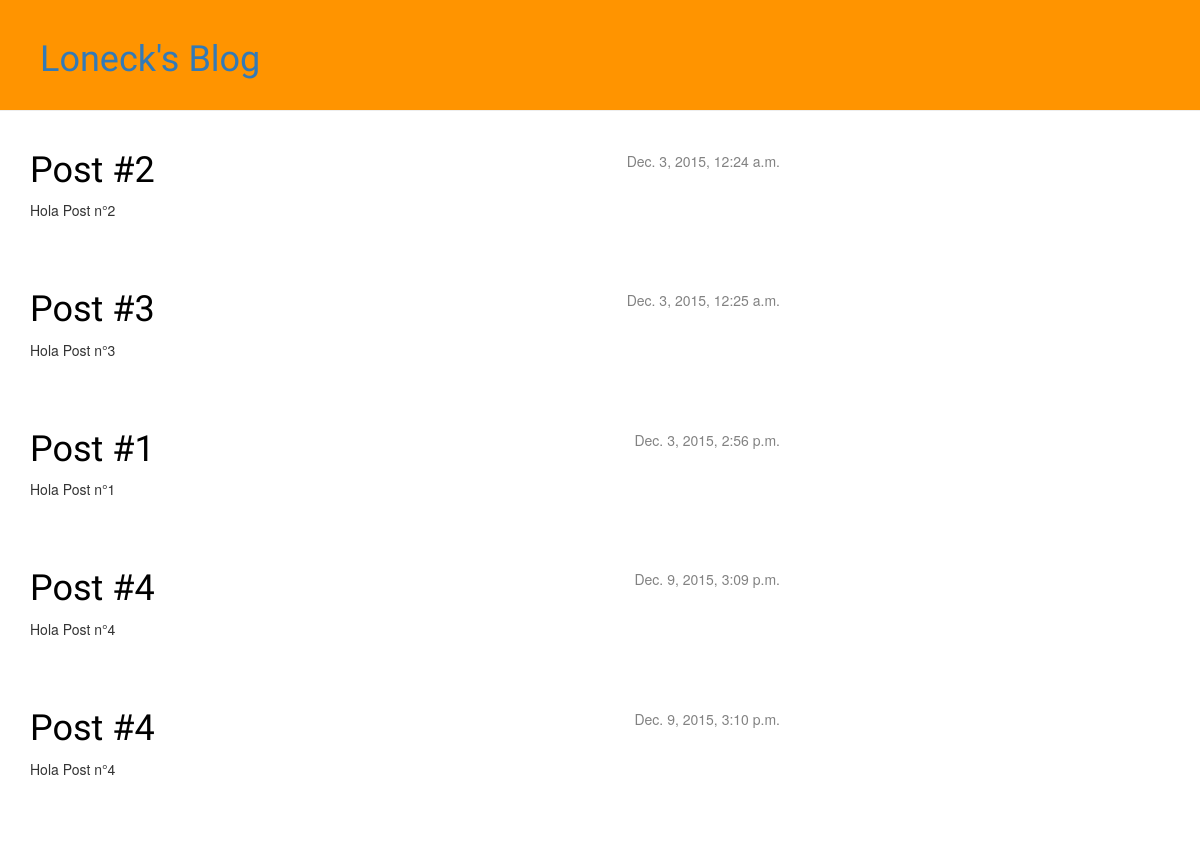
Before: / with the older database file.
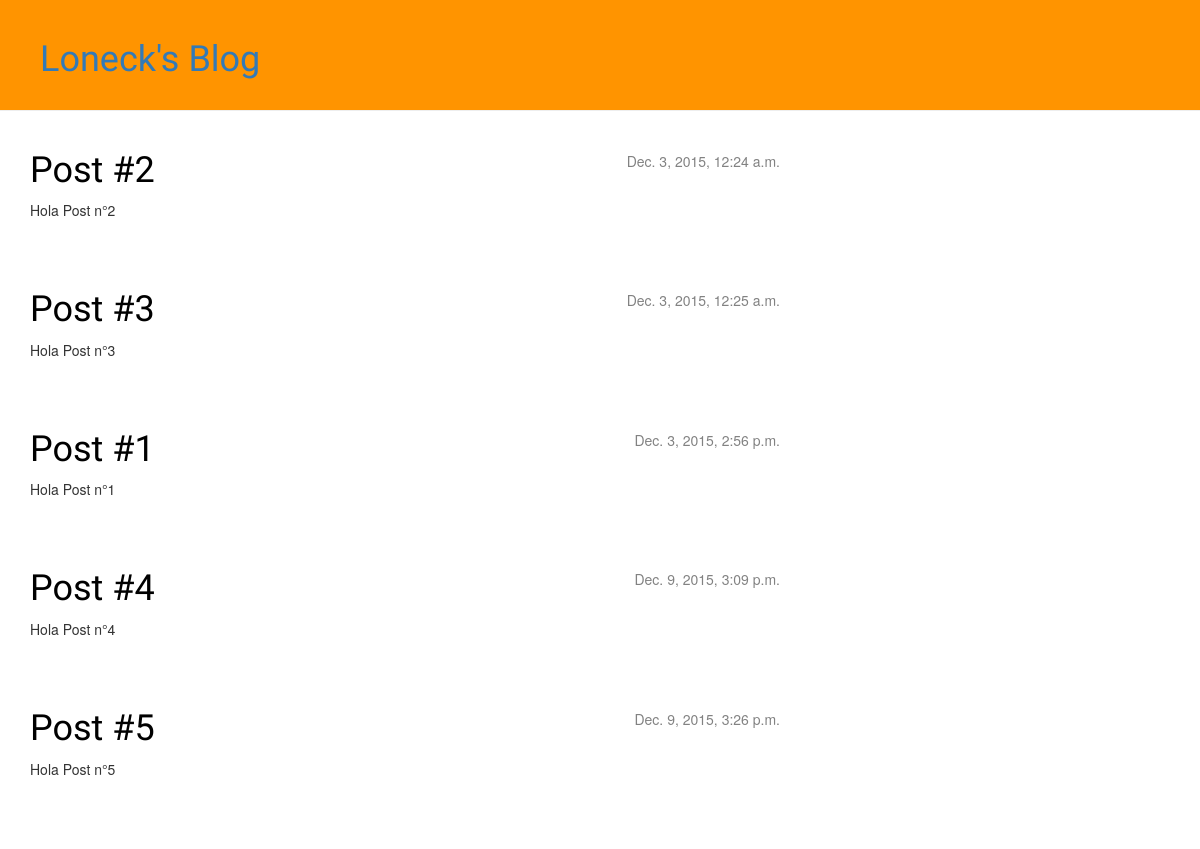
After: the same page with the newer database file.
### blog/models.py (models this page shows, shortened)
class  Post(models.Model):
	author = models.ForeignKey('auth.User')
	title = models.CharField(max_length=200)
	text = models.TextField()
	created_date = models.DateTimeField(
		default=timezone.now)
	published_date = models.DateTimeField(
		blank=True, null=True)

### blog/views.py (the view)
# urls.py: url(r'^$', views.post_list),
def post_list(request):
	posts = Post.objects.filter(published_date__lte=timezone.now()).order_by('published_date')
	return render(request, 'blog/post_list.html', {'posts': posts})

### blog/templates/blog/post_list.html
{% extends "blog/base.html" %}
{% block content %}
	{% for post in posts %}
		<div class="post">
			<div class="date">
				{{ post.published_date }}
			</div>
			<h1><a href="{% url "blog.views.post_detail" pk=post.pk %}">{{ post.title }}</a></h1>
			<p>{{ post.text|linebreaks }}</p>
		</div>
	{% endfor %}
{% endblock content %}

Changed rows visible on the page:
changed Post: published_date "Dec. 9, 2015, 3:10 p.m." → "Dec. 9, 2015, 3:26 p.m."; title "Post #4" → "Post #5"; text "Hola Post n°4" → "Hola Post n°5"
